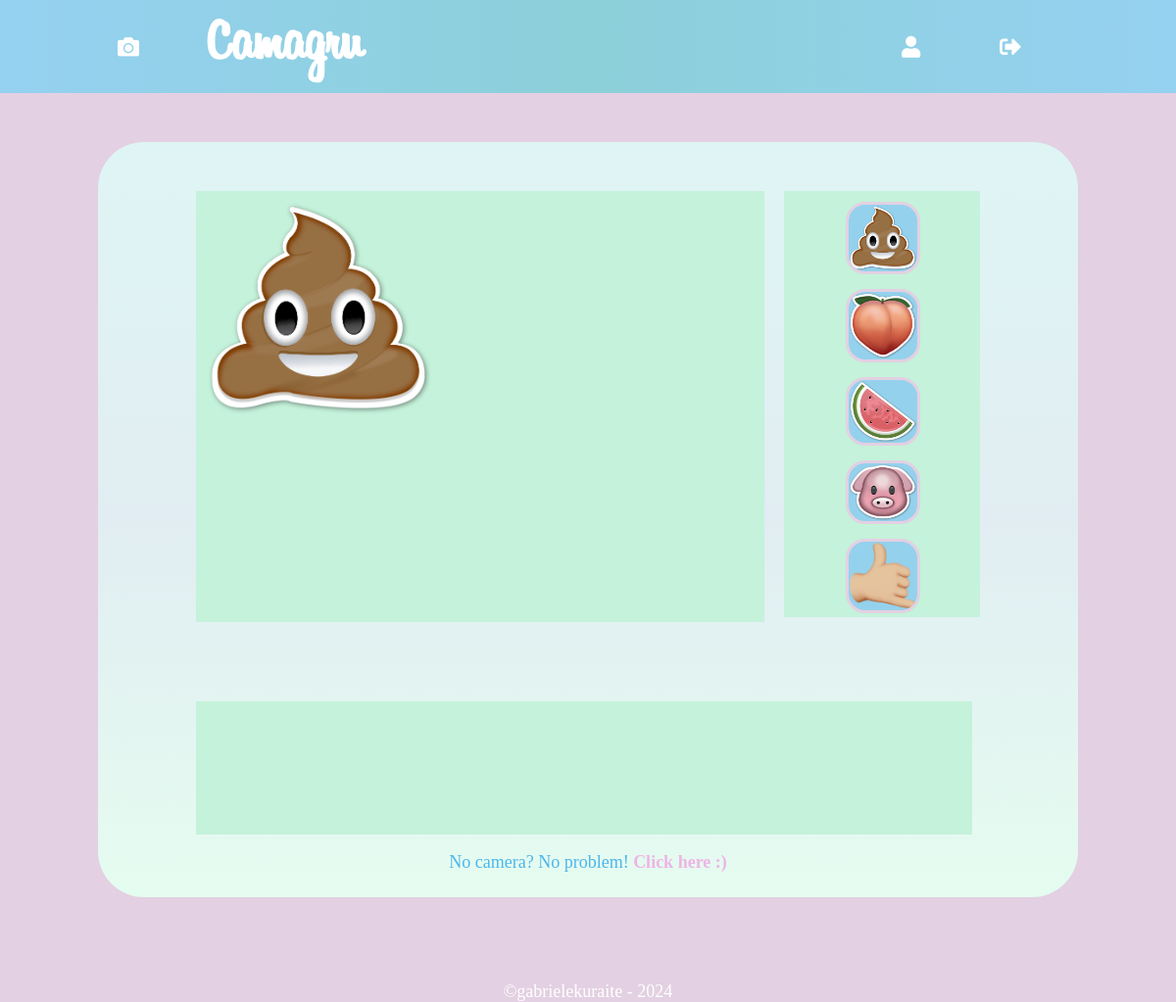
The page /camera.php (signed in) on the database as committed earlier.
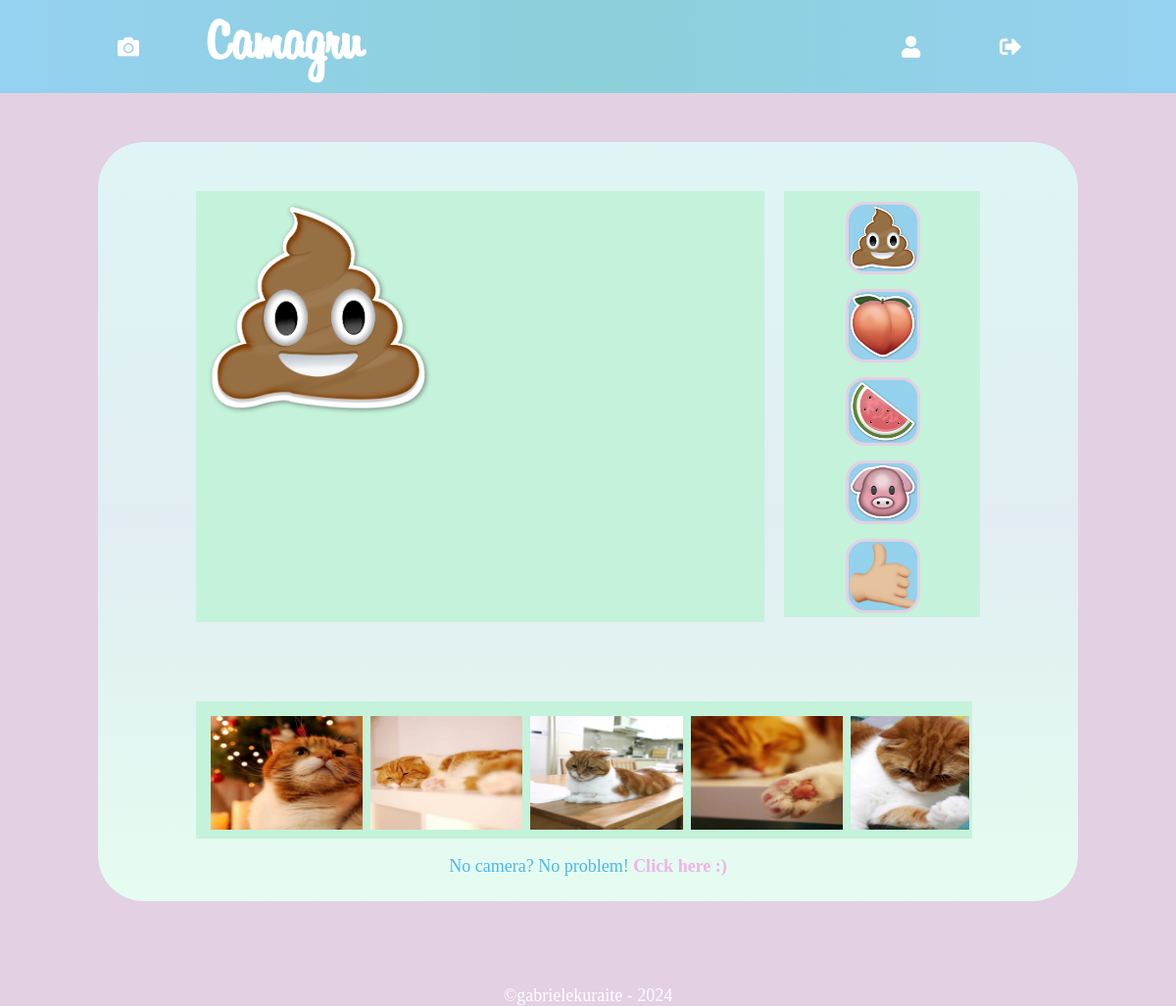
The same page on the database as committed later.
### tables this page shows
CREATE TABLE `stickers` (
  `id_sticker` int(11) NOT NULL AUTO_INCREMENT,
  `name` varchar(255) NOT NULL,
  `path` varchar(255) NOT NULL,
  PRIMARY KEY (`id_sticker`)
);

CREATE TABLE `pictures` (
  `id_img` int(11) NOT NULL AUTO_INCREMENT,
  `id_user` int(11) NOT NULL,
  `img` varchar(255) NOT NULL,
  `date` datetime NOT NULL DEFAULT CURRENT_TIMESTAMP,
  `likes` int(11) NOT NULL DEFAULT '0',
  PRIMARY KEY (`id_img`),
  FOREIGN KEY (`id_user`) REFERENCES `users`(`id`) ON DELETE CASCADE
);

### camera.php (the view, shortened to what this page needs)
<?php
require("config/database.php");
function fetchStickers($pdo) {
    $query = $pdo->query("SELECT id_sticker, path FROM stickers");
    return $query->fetchAll(PDO::FETCH_ASSOC);
}
function fetchUserPhotos($pdo, $user_id) {
    $query = $pdo->prepare("SELECT img, id_img FROM pictures WHERE id_user = :id_user ORDER BY date DESC");
    $query->bindParam(":id_user", $user_id, PDO::PARAM_INT);
    $query->execute();
    return $query->fetchAll(PDO::FETCH_ASSOC);
}
$stickers = fetchStickers($pdo);
$user_photos = fetchUserPhotos($pdo, $_SESSION['id']);
?>
<div class="background">
    <div id="camera">
        <div id="video_div">
            <div id="live_video">
                <img src="public/stickers/poop.png" id="overlay">
            </div>
            <video id="video"></video>
        </div>
        <div id="sticker_div">
            <?php foreach ($stickers as $sticker): ?>
                <img src="<?= $sticker['path'] ?>" class="stickerImg" data-id="<?= $sticker['id_sticker'] ?>" onclick="selectSticker(this)">
            <?php endforeach; ?>
        </div>
        <form method="POST" action="" onsubmit="takePhoto();">
        </form>
        <div id='camera_gallery'>
            <?php foreach ($user_photos as $photo): ?>
                <img src="<?= $photo['img'] ?>" id='photo' id='<?= $photo['id_img'] ?>'>
            <?php endforeach; ?>
        </div>
        <div><p id="text-camera">No camera? No problem! <a style="color: #EFB4E4;" href="upload.php"><b>Click here :)</b></a></p></div>
    </div>
</div><br/><br/>
<?php require("template.php"); ?>

Rows that differ between the two databases and show on the page:
added pictures: img (picture)
added pictures: img (picture)
added pictures: img (picture)
added pictures: img (picture)
added pictures: img (picture)
